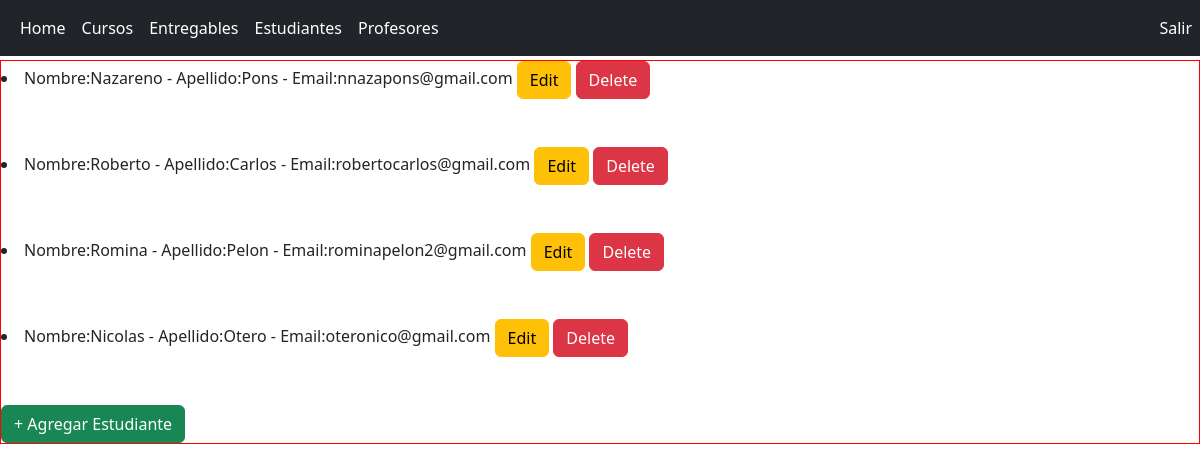
The page /AppCoder/read_estudiantes/ on the database its author committed.
### AppCoder/models.py (models this page shows)
class Estudiante(models.Model):
    nombre = models.CharField(max_length=30)
    apellido = models.CharField(max_length=30)
    email = models.EmailField()
    def __str__(self):
        return f"Nombre:{self.nombre} - Apellido:{self.apellido} - Email:{self.email}"

### AppCoder/views.py (the view)
# urls.py: path('read_estudiantes/', read_estudiantes),
def read_estudiantes(request=None):
    estudiantes = Estudiante.objects.all()
    return render(request, "estudiantesCRUD/read_estudiantes.html", {"estudiantes": estudiantes})

### AppCoder/template/estudiantesCRUD/read_estudiantes.html
{% extends "../home.html" %}
{% load static %}
{% block contenido %}
    {% for estudiante in estudiantes %}
        <li>
            {{ estudiante }}
            <a href="/AppCoder/update_estudiantes/{{estudiante.id}}" class="btn btn-warning">Edit</a>
            <a href="/AppCoder/delete_estudiantes/{{estudiante.id}}" class="btn btn-danger">Delete</a>
        </li>
        <br>
        <br>
    {% endfor %}
    <a class="btn btn-success" href="/AppCoder/create_estudiantes">+ Agregar Estudiante</a>
{% endblock %}

### rows shown on the page
Estudiante: nombre+apellido+email "Nombre:Nazareno - Apellido:Pons - Email:nnazapons@gmail.com"
Estudiante: nombre+apellido+email "Nombre:Roberto - Apellido:Carlos - Email:robertocarlos@gmail.com"
Estudiante: nombre+apellido+email "Nombre:Romina - Apellido:Pelon - Email:rominapelon2@gmail.com"
Estudiante: nombre+apellido+email "Nombre:Nicolas - Apellido:Otero - Email:oteronico@gmail.com"
